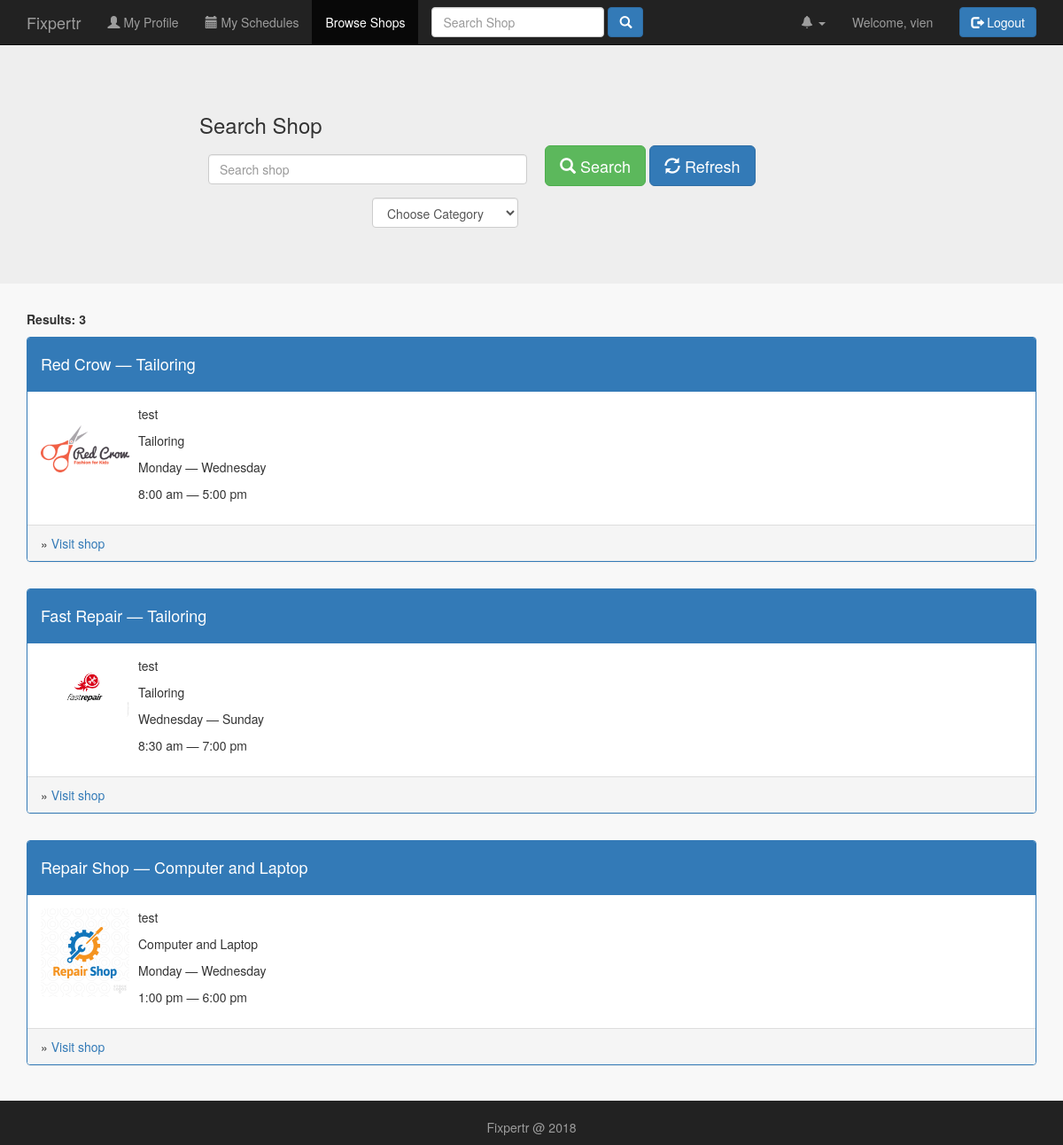
Page /public/browse_shops.php (signed in) on the earlier database version.
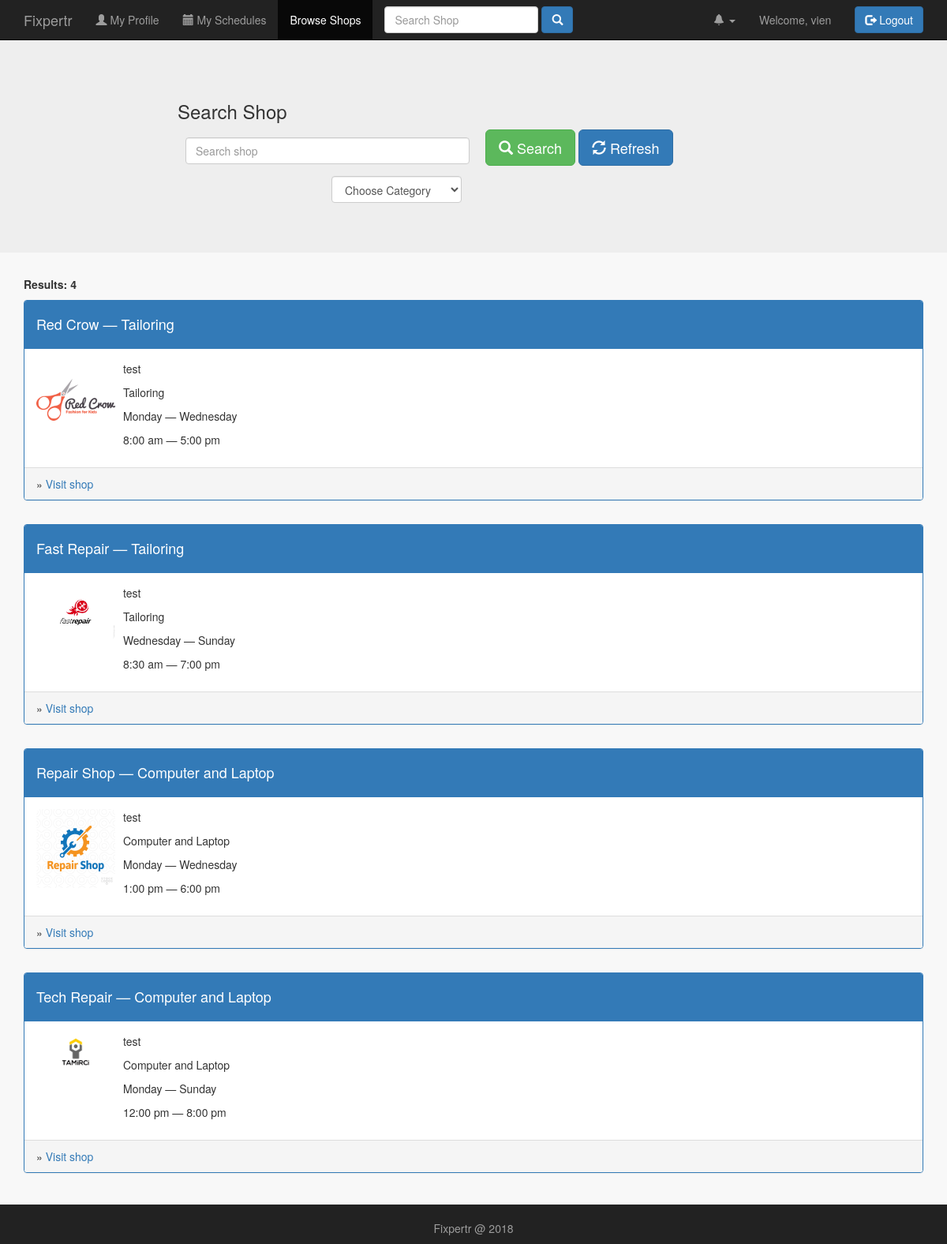
Same page on the later database version.
### tables this page shows
CREATE TABLE IF NOT EXISTS `shops` (
  `shop_id` int(11) NOT NULL AUTO_INCREMENT,
  `user_id` int(11) NOT NULL,
  `shop_cat_id` int(11) NOT NULL,
  `shop_name` varchar(256) NOT NULL,
  `shop_description` varchar(256) NOT NULL,
  `shop_image` varchar(256) NOT NULL,
  `shop_contact` varchar(256) NOT NULL,
  `day_start` varchar(20) NOT NULL,
  `day_end` varchar(20) NOT NULL,
  `time_start` time NOT NULL,
  `time_end` time NOT NULL,
  `date_created` date NOT NULL,
  `shop_status` tinyint(4) NOT NULL DEFAULT '1',
  PRIMARY KEY (`shop_id`),
  KEY `shops_ibfk_1` (`user_id`),
  KEY `shop_cat_id` (`shop_cat_id`)
);

CREATE TABLE IF NOT EXISTS `shop_categories` (
  `shop_cat_id` int(11) NOT NULL AUTO_INCREMENT,
  `shop_category` varchar(256) NOT NULL,
  `category_desc` text NOT NULL,
  `category_status` tinyint(4) NOT NULL DEFAULT '1',
  PRIMARY KEY (`shop_cat_id`)
);

### public/browse_shops.php (the view, shortened to what this page needs)
<?php
   include_once '../includes/db_connection.php';
   $keywords = '';
       $shop_keywords = '';
     $results = mysqli_query($connection,"SELECT * FROM shops,shop_categories WHERE shops.shop_cat_id = shop_categories.shop_cat_id AND shop_status = 1 ") or die(mysqli_error($connection));
?>
<!doctype html>
<html lang="en">
  <head>
    <link rel="stylesheet" type="text/css" href="stylesheets/bootstrap.min.css">
    <link rel="stylesheet" type="text/css" href="stylesheets/mystyles.css">
  </head>
  <body id="browse_shops">
  <?php include '../includes/layouts/header.php';?>
  <div class="jumbotron">
    <div class="content container">
        <div class="row">
          <div class="col-sm-2"> </div>
          <div class="col-sm-4"><h3>Search Shop</h3></div>
        </div>
        <div class="row">
          <form action="browse_shops.php" method="POST">
          <div class="col-sm-4 col-sm-offset-2">
                <div class="form-group">
                   <input type="text" name="keywords" class="form-control" placeholder="Search shop" style="margin:10px;" value="<?php echo $keywords;?>" autocomplete="off" list = "datalist1">
                </div>
                <div class="row">
                   <div class="col-sm-6 col-sm-offset-6">
                        <div class="form-group ">
                            <select class="form-control" name="selectCategory" id="selectCategory" >
                            <option value="0">Choose Category</option>
                          </select>
                </div>
                </div>
                </div>
          </div>
          <div class="col-sm-4">
              <div class="form-group">
                 <button type="submit" name="search" class="btn btn-success btn-lg" ><span class="glyphicon glyphicon-search"></span> Search</button>
                  <button type="submit" name="refresh" class="btn btn-primary btn-lg"><span class="glyphicon glyphicon-refresh"></span> Refresh</button>
              </div>
          </div>
          </form>
        </div>
    </div>
  </div>
  <div class=" container">
        <div style="margin-bottom: 10px;">
              <strong>Results: <?php $shop_count = mysqli_num_rows($results); echo $shop_count;?> </strong>
        </div>
        <div class="row">
          <?php while ($row = mysqli_fetch_array($results)) { ?>
             <div class="col-sm-12">
            <ul class="media-list">
              <li class="media">
                 <div class="panel panel-primary">
                    <div class="panel-heading">
                      <h4><?php echo $row['shop_name'];?> &mdash; <?php echo $row['shop_category'];?> </h4>
                    </div>
                    <div class="panel-body">
                        <div class="media-left">
                          <img src="images/<?php echo $row['shop_image'];?>" class="img-rounded">
                        </div>
                         <div class="media-body">
                          <p><?php echo $row['shop_description'];?></p>
                          <p><?php echo $row['shop_category'];?></p>
                          <p><?php echo $row['day_start']; ?> &mdash; <?php echo $row['day_end']; ?>  </p>
                          <p><?php echo date("g:i a", strtotime($row['time_start'])); ?> &mdash; <?php echo date("g:i a", strtotime($row['time_end'])); ?></p>
                        </div>
                    </div>
                     <div class="panel-footer">
                      &raquo; <a href="shop_profile.php?view=<?php echo $row['shop_id']?>">Visit shop</a>
                    </div>
                </div>
              </li>
            </ul>
          </div>
          <?php }?>
        </div>
  </div>
  <?php include '../includes/layouts/footer.php';?>

### includes/layouts/header.php (shortened to what this page needs)
<nav class="navbar navbar-inverse navbar-fixed-top">
    <div class="container">
      <div class="navbar-header">
        <a class="navbar-brand" href="#">Fixpertr</a>
      </div>
      <div class="collapse navbar-collapse" id="collapsemenu">
        <?php if (isset($_SESSION['u_id'])) { ?>
          <?php if ($_SESSION['u_type'] == "Service Provider") { ?>
        <ul class="nav navbar-nav">
        <li ><a href="profile.php"><span class="glyphicon glyphicon-user"></span> My Profile</a></li>
        <li><a href="my_shops.php"><span class="glyphicon glyphicon-wrench"></span> My Shops</a></li>
        <li><a href="my_schedules.php"><span class="glyphicon glyphicon-calendar"></span> My Schedules</a></li>
        <li><a href="browse_shops.php"></span> Browse Shops</a></li>
        <li>
              <?php
              if (isset($_POST['search_btn'])) {
                  $shop_keywords = $_POST['shop_keywords'];
                    $search_results = mysqli_query($connection, "SELECT * FROM shops WHERE shop_name = '$shop_keywords' AND shop_status = 1 ");
                      $record2 = mysqli_fetch_array($search_results);
                      $resultCheck=mysqli_num_rows($search_results);
                      if (!$resultCheck < 1) {
                         $shop_id = $record2['shop_id'];
                        redirect_to("shop_profile?view=".$shop_id);
                      }
              }
          ?>
          <form class="navbar-form" action="#" method="POST">
            <div class="form-group">
              <input type="text" style="width: 150px;"  name="shop_keywords" id="shop_keywords" class="form-control" placeholder="Search Shop" autocomplete="off" value="<?php echo $shop_keywords;?>" list="datalist3">
                  <datalist id="datalist3">
                  <?php while ($row = mysqli_fetch_array($shop_all)) { ?>
                   <option  value="<?php echo $row['shop_name'];?>">
                  <?php } ?>
                </datalist>
            </div>
           <button type="submit" name="search_btn" class="btn btn-primary"><span class="glyphicon glyphicon-search"></span> </button>
          </form>
        </li>
        </ul>
        <?php } else { ?>
          <ul class="nav navbar-nav">
          <li ><a href="profile.php"><span class="glyphicon glyphicon-user"></span> My Profile</a></li>
           <li><a href="my_schedules.php"><span class="glyphicon glyphicon-calendar"></span> My Schedules</a></li>
             <li><a href="browse_shops.php"></span> Browse Shops</a></li>
          <li>
              <form class="navbar-form" action="#" method="POST">
            <div class="form-group ">
                    <input type="text" name="shop_keywords" id="shop_keywords" class="form-control" placeholder="Search Shop" autocomplete="off"  value="<?php echo $shop_keywords;?>" list="datalist3">
            </div>
           <button type="submit" name="search_btn" class="btn btn-primary"><span class="glyphicon glyphicon-search"></span> </button>
          </form>
          </li>
          </ul>
        <?php } ?>
         <ul class="nav navbar-nav navbar-right">
               <li class="dropdown"><a href="" class="dropdown-toggle" id="notify-toggle" data-toggle="dropdown"><span class="label label-pill label-danger count"></span> <span class="glyphicon glyphicon-bell"></span> <span class="caret"></span></a>
              </li>
              <li class = "navbar-text">Welcome, <?php echo $_SESSION['u_uid']; ?> </li>
              <li>
                <form class="navbar-form" action="../includes/logout.inc.php" method="post">
                  <button type="submit" name="submit" class="btn btn-primary"><span class="glyphicon glyphicon-log-out"></span> Logout</button>
                </form>
              </li>
        </ul>
      <?php } ?>
      </div>
    </div>
  </nav>

### includes/layouts/footer.php (shortened to what this page needs)
<div class="footer">
  <p style="padding-top: 20px;">Fixpertr @ 2018</p>
</div>
  </body>
</html>

### public/stylesheets/mystyles.css (style rules this page uses)
.content { padding-top: 60px; }
.media img { width: 100px; }
body { background-color: #f8f8f8; }
.footer { color:#9d9d9d; text-align:center; background-color: #222; position: fixed; bottom: 0; width: 100%; }

Differences in the rows shown:
added shops: shop_name "Tech Repair", shop_cat.shop_category "Computer and Laptop", shop_image (picture), shop_description "test", day_start "Monday", day_end "Sunday", time_start "12:00 pm", time_end "8:00 pm"
Other differences:
$shop_count: "3" → "4"
